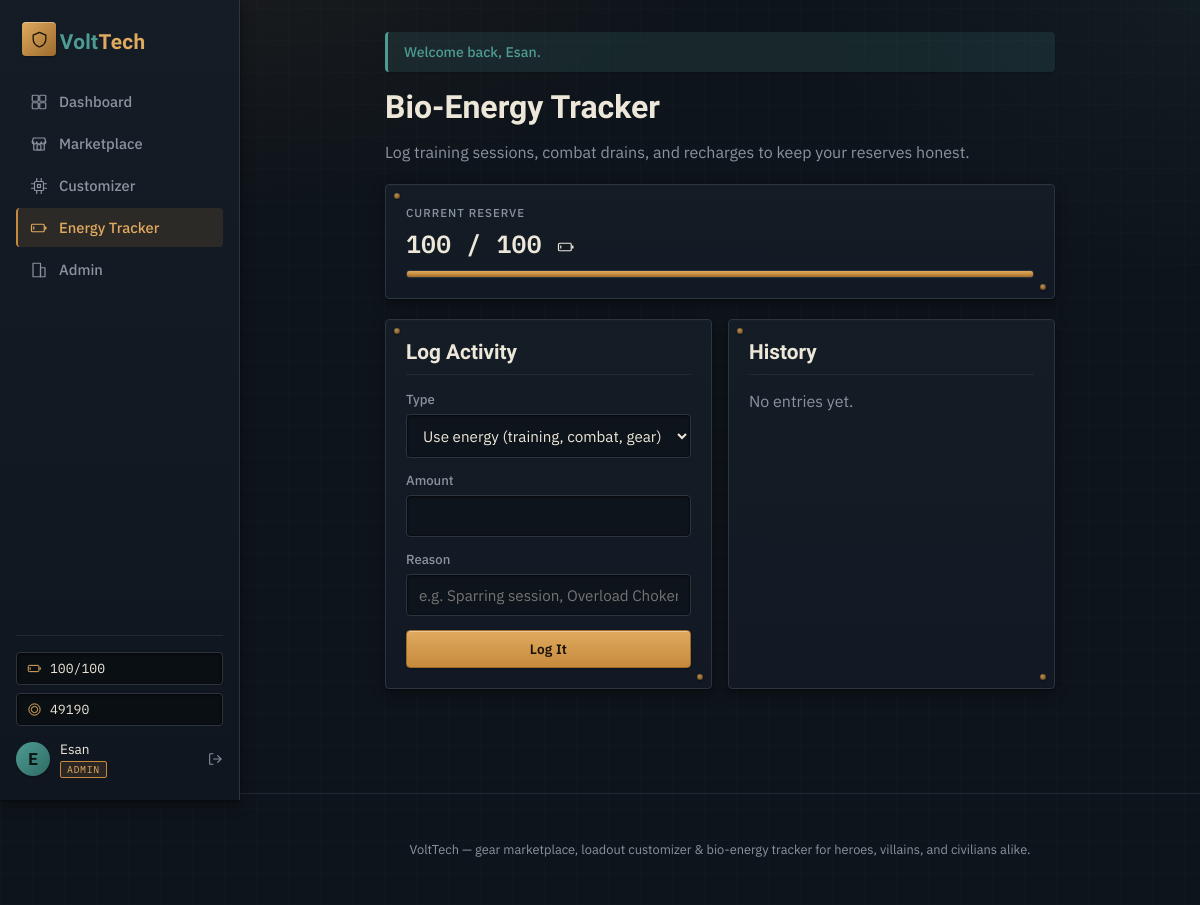
/tracker.php (signed in), run on the app's committed database.
### tables this page shows
CREATE TABLE users (
            id INTEGER PRIMARY KEY AUTOINCREMENT,
            username TEXT UNIQUE NOT NULL,
            password_hash TEXT NOT NULL,
            role TEXT NOT NULL DEFAULT 'hero',
            credits INTEGER NOT NULL DEFAULT 500,
            max_energy INTEGER NOT NULL DEFAULT 100,
            current_energy INTEGER NOT NULL DEFAULT 100,
            created_at TEXT NOT NULL DEFAULT CURRENT_TIMESTAMP
        , api_token TEXT);

### tracker.php (the view, shortened to what this page needs)
<?php
require_once __DIR__ . '/includes/auth.php';
$db = getDB();
$user = currentUser();
$logsStmt = $db->prepare("SELECT * FROM energy_logs WHERE user_id = ? ORDER BY id DESC LIMIT 30");
$logsStmt->execute([$user['id']]);
$logs = $logsStmt->fetchAll();
require __DIR__ . '/includes/header.php';
?>
<div class="page-head">
    <h1>Bio-Energy Tracker</h1>
    <p class="muted">Log training sessions, combat drains, and recharges to keep your reserves honest.</p>
</div>
<div class="stat-card wide">
    <div class="stat-label">Current Reserve</div>
    <div class="stat-value"><?= (int)$user['current_energy'] ?> / <?= (int)$user['max_energy'] ?> <?= icon('icon-battery', 'icon icon-md') ?></div>
    <div class="bar"><div class="bar-fill" style="width: <?= min(100, round($user['current_energy'] / max(1,$user['max_energy']) * 100)) ?>%"></div></div>
</div>
<div class="two-col">
    <section class="panel">
        <h2>Log Activity</h2>
        <form method="post" class="stack">
            <label>Type
                <select name="action">
                    <option value="use">Use energy (training, combat, gear)</option>
                </select>
            </label>
            <label>Amount
                <input type="number" name="amount" min="1" max="1000" required>
            </label>
            <label>Reason
                <input type="text" name="reason" maxlength="120" placeholder="e.g. Sparring session, Overload Choker use" required>
            </label>
            <button type="submit" class="btn btn-primary">Log It</button>
        </form>
    </section>
    <section class="panel">
        <h2>History</h2>
        <?php if (empty($logs)): ?>
            <p class="muted">No entries yet.</p>
        <?php endif; ?>
    </section>
</div>
<?php require __DIR__ . '/includes/footer.php'; ?>

### includes/header.php (shortened to what this page needs)
<?php
$user = $user ?? currentUser();
$currentPage = basename($_SERVER['PHP_SELF']);
$navItems = [
    'index.php'        => ['label' => 'Dashboard',      'icon' => 'icon-grid'],
    'marketplace.php'   => ['label' => 'Marketplace',    'icon' => 'icon-store'],
    'customizer.php'    => ['label' => 'Customizer',     'icon' => 'icon-cpu'],
    'tracker.php'       => ['label' => 'Energy Tracker', 'icon' => 'icon-battery'],
];
?>
<!DOCTYPE html>
<html lang="en">
<head>
<link rel="stylesheet" href="css/style.css">
</head>
<body>
<div class="app-shell">
    <?php if ($user): ?>
    <aside class="sidebar">
        <a href="index.php" class="brand">
            <span class="brand-mark"><?= icon('icon-shield', 'icon') ?></span>
            <span class="brand-word">Volt<b>Tech</b></span>
        </a>
        <nav class="side-nav">
            <?php foreach ($navItems as $href => $item): ?>
            <a href="<?= $href ?>" class="<?= $currentPage === $href ? 'active' : '' ?>">
                <?= icon($item['icon'], 'icon') ?><span><?= $item['label'] ?></span>
            </a>
            <?php endforeach; ?>
            <?php if ($user['role'] === 'admin'): ?>
            <a href="admin.php" class="<?= $currentPage === 'admin.php' ? 'active' : '' ?>">
                <?= icon('icon-building', 'icon') ?><span>Admin</span>
            </a>
            <?php endif; ?>
        </nav>
        <div class="side-foot">
            <div class="side-stats">
                <div class="side-stat" title="Bio-Energy">
                    <?= icon('icon-battery', 'icon icon-sm') ?>
                    <span><?= (int)$user['current_energy'] ?>/<?= (int)$user['max_energy'] ?></span>
                </div>
                <div class="side-stat" title="Credits">
                    <?= icon('icon-coin', 'icon icon-sm') ?>
                    <span><?= (int)$user['credits'] ?></span>
                </div>
            </div>
            <div class="side-account">
                <div class="avatar"><?= h(strtoupper(substr($user['username'], 0, 1))) ?></div>
                <div class="side-account-text">
                    <span class="username"><?= h($user['username']) ?></span>
                    <span class="role-tag role-<?= h($user['role']) ?>"><?= h(ucfirst($user['role'])) ?></span>
                </div>
                <a href="logout.php" class="logout-link" title="Log out"><?= icon('icon-logout', 'icon icon-sm') ?></a>
            </div>
        </div>
    </aside>
    <?php endif; ?>
    <div class="main-column">
        <main class="page">
        <?php foreach (getFlashes() as $f): ?>
            <div class="flash flash-<?= h($f['type']) ?>"><?= h($f['msg']) ?></div>
        <?php endforeach; ?>

### data on the page
users: current_energy "100", max_energy "100", credits "49190", username "E", username "Esan", role "ADMIN"

### other printed values
$item['label'] "Dashboard"
$item['label'] "Marketplace"
$item['label'] "Customizer"
$item['label'] "Energy Tracker"
$f['msg'] "Welcome back, Esan."
